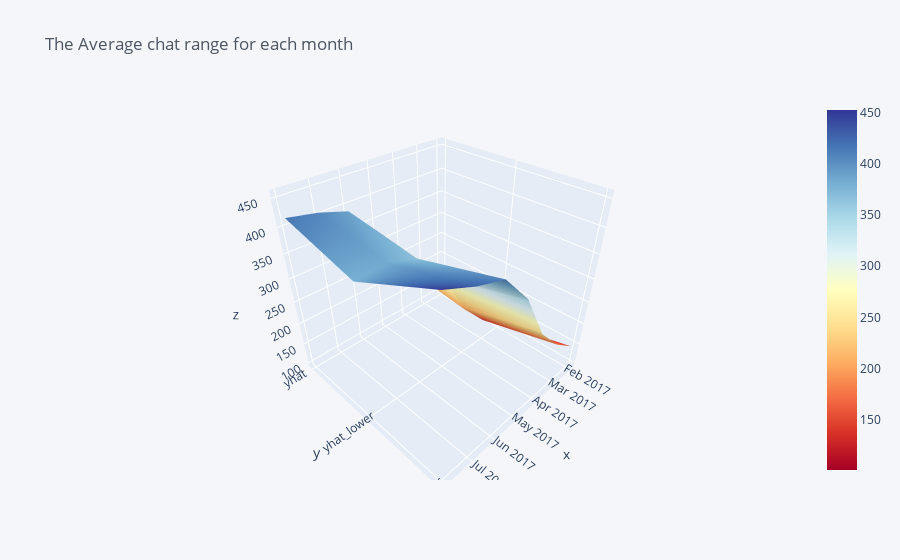

Write notebook code for a chart like this one.
### Code cell
forecast_july.set_index('ds',inplace=True)
forecast_july.index=pd.to_datetime(forecast_july.index)
d1=forecast_july.resample('M').mean()
#this connects js to notebook
init_notebook_mode(connected=True)
#plotly essentially connects pandas and python to the interactive js library
d1[['yhat', 'yhat_lower', 'yhat_upper']].iplot(kind='surface',colorscale='rdylbu',title='The Average chat range for each month')

### Figure 1 — Plotly figure (JSON) as saved in the notebook; plotly's stock layout.template omitted (floating-point values rounded to 4 significant figures)
{"data": [{"colorscale": [[0, "rgb(165,0,38)"], [0.1, "rgb(215,48,39)"], [0.2, "rgb(244,109,67)"], [0.3, "rgb(253,174,97)"], [0.4, "rgb(254,224,144)"], [0.5, "rgb(255,255,191)"], [0.6, "rgb(224,243,248)"], [0.7, "rgb(171,217,233)"], [0.8, "rgb(116,173,209)"], [0.9, "rgb(69,117,180)"], [1, "rgb(49,54,149)"]], "type": "surface", "x": ["2017-01-31", "2017-02-28", "2017-03-31", "2017-04-30", "2017-05-31", "2017-06-30", "2017-07-31"], "y": ["yhat", "yhat_lower", "yhat_upper"], "z": [[122.4, 160.9, 222.6, 325.4, 388.3, 405.5, 416.5], [100.8, 139.2, 201.3, 304.0, 366.8, 383.6, 379.2], [144.0, 182.3, 244.0, 346.8, 410.1, 427.6, 452.5]]}], "layout": {"legend": {"bgcolor": "#F5F6F9", "font": {"color": "#4D5663"}}, "paper_bgcolor": "#F5F6F9", "plot_bgcolor": "#F5F6F9", "title": {"font": {"color": "#4D5663"}, "text": "The Average chat range for each month"}, "xaxis": {"gridcolor": "#E1E5ED", "showgrid": true, "tickfont": {"color": "#4D5663"}, "title": {"font": {"color": "#4D5663"}, "text": ""}, "zerolinecolor": "#E1E5ED"}, "yaxis": {"gridcolor": "#E1E5ED", "showgrid": true, "tickfont": {"color": "#4D5663"}, "title": {"font": {"color": "#4D5663"}, "text": ""}, "zerolinecolor": "#E1E5ED"}}}
